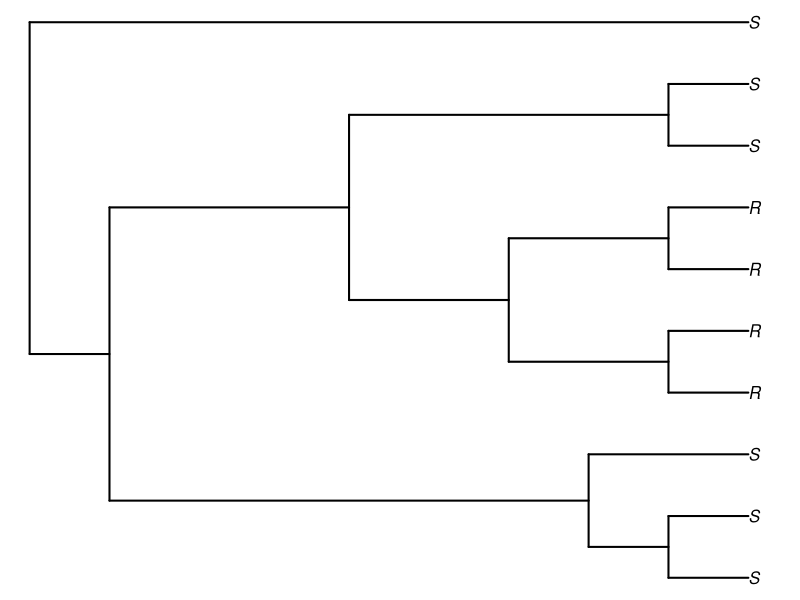

Reproduce this figure in R. (Note: this script raises an error after producing the figure.)

#### Wed May 15 2024, Florentine checked this code ####

#clear all data from environment in R 
rm(list = ls())

###set working directory 
#setwd("~/folder/subfolder")
###

## read tree from string
library(ape)
text.string<- #note: output tree reads upside down
  "(
  (
  ((S, S),S)
,(((R,R),(R,R))
,(S,S))
),S);"
vert.tree<-read.tree(text=text.string)
plot(vert.tree,no.margin=TRUE,edge.width=2)

library(ggplot2)
library(phytools)

png (filename = "Output/simpletree_cluster.png", width = 50, height = 50, units='mm', res = 300) #saves to output folder
plotTree(vert.tree,type="phylogram",fsize=0.5,ftype="i") # uncomment if you want fans style tree
#plotTree(myTree,fsize=0.5,ftype="off")
tips_palette <- c("black", "red", "pink") # palette for the tip labels
mycols<-tips_palette[c(1,1,1,2,2,2,2,1,1,1)] # match palette colors to phenotypes
print(mycols)
tiplabels(pch = 16,col=mycols,cex=1)
dev.off()


text.string_2<-  "((((S, R),S),(((S,R),(S,S)),(R,S))),R);"
vert.tree_2<-read.tree(text=text.string_2)
png (filename = "Output/simpletree_singletons.png", width = 50, height = 50, units='mm', res = 300)
plotTree(vert.tree_2,type="phylogram",fsize=0.5,ftype="i") # uncomment if you want fans style tree
#plotTree(myTree,fsize=0.5,ftype="off")
tips_palette <- c("black", "red", "pink") # palette for the tip labels
mycols<-tips_palette[c(1,2,1,1,2,1,1,2,1,2)] # match palette colors to phenotypes
print(mycols)
tiplabels(pch = 16,col=mycols,cex=1)
dev.off()
